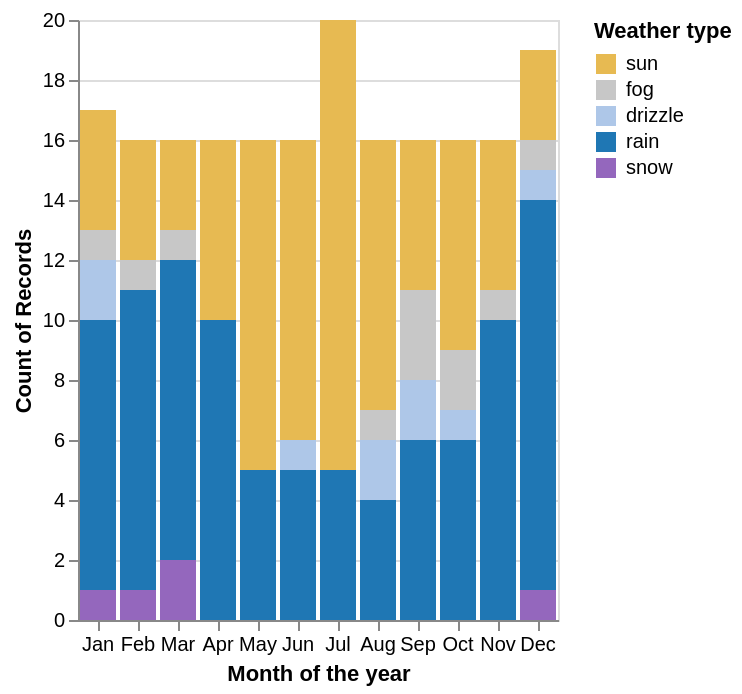

Vega-Lite specification for this chart:
### Vega-Lite specification from a JSON file in a GitHub repository (floating-point values rounded to 4 significant figures; data arrays with more than 128 entries replaced by an {"elided": "..."} marker saying what was removed)
{"$schema": "https://vega.github.io/schema/vega-lite/v6.json", "data": {"values": {"elided": "200 records"}}, "mark": "bar", "encoding": {"x": {"timeUnit": "month", "field": "date", "type": "ordinal", "title": "Month of the year"}, "y": {"aggregate": "count", "type": "quantitative"}, "color": {"field": "weather", "type": "nominal", "scale": {"domain": ["sun", "fog", "drizzle", "rain", "snow"], "range": ["#e7ba52", "#c7c7c7", "#aec7e8", "#1f77b4", "#9467bd"]}, "title": "Weather type"}}}
